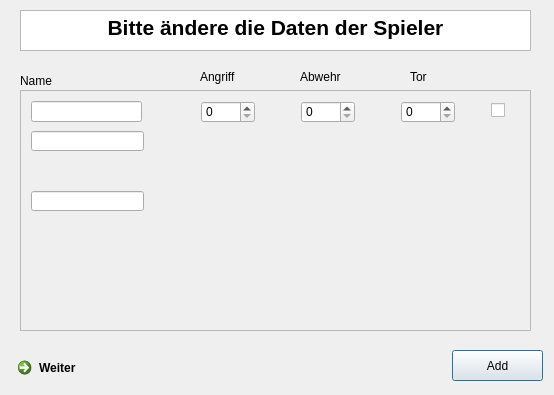
<?xml version="1.0" encoding="UTF-8"?>
<ui version="4.0">
 <class>Dialog</class>
 <widget class="QDialog" name="Dialog">
  <property name="geometry">
   <rect>
    <x>0</x>
    <y>0</y>
    <width>554</width>
    <height>395</height>
   </rect>
  </property>
  <property name="windowTitle">
   <string>Spieler Daten</string>
  </property>
  <widget class="QScrollArea" name="scrollArea">
   <property name="geometry">
    <rect>
     <x>20</x>
     <y>90</y>
     <width>511</width>
     <height>241</height>
    </rect>
   </property>
   <property name="sizePolicy">
    <sizepolicy hsizetype="Fixed" vsizetype="Fixed">
     <horstretch>0</horstretch>
     <verstretch>0</verstretch>
    </sizepolicy>
   </property>
   <property name="styleSheet">
    <string notr="true"/>
   </property>
   <widget class="QWidget" name="scrollAreaWidgetContents">
    <property name="geometry">
     <rect>
      <x>0</x>
      <y>0</y>
      <width>507</width>
      <height>237</height>
     </rect>
    </property>
    <widget class="QLineEdit" name="lineEdit_2">
     <property name="geometry">
      <rect>
       <x>10</x>
       <y>10</y>
       <width>111</width>
       <height>21</height>
      </rect>
     </property>
    </widget>
    <widget class="QSpinBox" name="spinBox">
     <property name="geometry">
      <rect>
       <x>180</x>
       <y>10</y>
       <width>54</width>
       <height>22</height>
      </rect>
     </property>
    </widget>
    <widget class="QSpinBox" name="spinBox_2">
     <property name="geometry">
      <rect>
       <x>280</x>
       <y>10</y>
       <width>54</width>
       <height>22</height>
      </rect>
     </property>
    </widget>
    <widget class="QSpinBox" name="spinBox_3">
     <property name="geometry">
      <rect>
       <x>380</x>
       <y>10</y>
       <width>54</width>
       <height>22</height>
      </rect>
     </property>
    </widget>
    <widget class="QCheckBox" name="checkBox">
     <property name="geometry">
      <rect>
       <x>470</x>
       <y>10</y>
       <width>16</width>
       <height>19</height>
      </rect>
     </property>
     <property name="text">
      <string/>
     </property>
    </widget>
    <widget class="QLineEdit" name="lineEdit">
     <property name="geometry">
      <rect>
       <x>10</x>
       <y>40</y>
       <width>113</width>
       <height>20</height>
      </rect>
     </property>
    </widget>
    <widget class="QLineEdit" name="lineEdit_3">
     <property name="geometry">
      <rect>
       <x>10</x>
       <y>100</y>
       <width>113</width>
       <height>20</height>
      </rect>
     </property>
    </widget>
    <widget class="QLineEdit" name="lineEdit_4">
     <property name="geometry">
      <rect>
       <x>110</x>
       <y>260</y>
       <width>113</width>
       <height>20</height>
      </rect>
     </property>
    </widget>
    <widget class="QLineEdit" name="lineEdit_5">
     <property name="geometry">
      <rect>
       <x>190</x>
       <y>249</y>
       <width>110</width>
       <height>20</height>
      </rect>
     </property>
     <property name="toolTip">
      <string/>
     </property>
     <property name="inputMask">
      <string/>
     </property>
     <property name="maxLength">
      <number>32802</number>
     </property>
     <property name="echoMode">
      <enum>QLineEdit::Password</enum>
     </property>
    </widget>
   </widget>
  </widget>
  <widget class="QTextEdit" name="textEdit">
   <property name="geometry">
    <rect>
     <x>20</x>
     <y>10</y>
     <width>511</width>
     <height>41</height>
    </rect>
   </property>
   <property name="html">
    <string>&lt;!DOCTYPE HTML PUBLIC &quot;-//W3C//DTD HTML 4.0//EN&quot; &quot;http://www.w3.org/TR/REC-html40/strict.dtd&quot;&gt;
&lt;html&gt;&lt;head&gt;&lt;meta name=&quot;qrichtext&quot; content=&quot;1&quot; /&gt;&lt;style type=&quot;text/css&quot;&gt;
p, li { white-space: pre-wrap; }
&lt;/style&gt;&lt;/head&gt;&lt;body style=&quot; font-family:'Sans Serif'; font-size:9pt; font-weight:400; font-style:normal;&quot;&gt;
&lt;p align=&quot;center&quot; style=&quot; margin-top:0px; margin-bottom:0px; margin-left:0px; margin-right:0px; -qt-block-indent:0; text-indent:0px;&quot;&gt;&lt;span style=&quot; font-size:16pt; font-weight:600;&quot;&gt;Bitte ändere die Daten der Spieler&lt;/span&gt;&lt;/p&gt;&lt;/body&gt;&lt;/html&gt;</string>
   </property>
  </widget>
  <widget class="QLabel" name="label">
   <property name="geometry">
    <rect>
     <x>20</x>
     <y>70</y>
     <width>101</width>
     <height>21</height>
    </rect>
   </property>
   <property name="text">
    <string>Name</string>
   </property>
  </widget>
  <widget class="QLabel" name="label_2">
   <property name="geometry">
    <rect>
     <x>200</x>
     <y>70</y>
     <width>57</width>
     <height>14</height>
    </rect>
   </property>
   <property name="text">
    <string>Angriff</string>
   </property>
  </widget>
  <widget class="QLabel" name="label_3">
   <property name="geometry">
    <rect>
     <x>300</x>
     <y>70</y>
     <width>57</width>
     <height>14</height>
    </rect>
   </property>
   <property name="text">
    <string>Abwehr</string>
   </property>
  </widget>
  <widget class="QLabel" name="label_4">
   <property name="geometry">
    <rect>
     <x>410</x>
     <y>70</y>
     <width>57</width>
     <height>14</height>
    </rect>
   </property>
   <property name="text">
    <string>Tor</string>
   </property>
  </widget>
  <widget class="QPushButton" name="addBtn">
   <property name="geometry">
    <rect>
     <x>452</x>
     <y>350</y>
     <width>91</width>
     <height>31</height>
    </rect>
   </property>
   <property name="text">
    <string>Add</string>
   </property>
  </widget>
  <widget class="QCommandLinkButton" name="startWeiterBtn">
   <property name="geometry">
    <rect>
     <x>10</x>
     <y>350</y>
     <width>431</width>
     <height>36</height>
    </rect>
   </property>
   <property name="font">
    <font>
     <weight>75</weight>
     <bold>true</bold>
    </font>
   </property>
   <property name="text">
    <string>Weiter</string>
   </property>
   <property name="autoDefault">
    <bool>false</bool>
   </property>
   <property name="default">
    <bool>false</bool>
   </property>
  </widget>
 </widget>
 <resources/>
 <connections/>
</ui>
